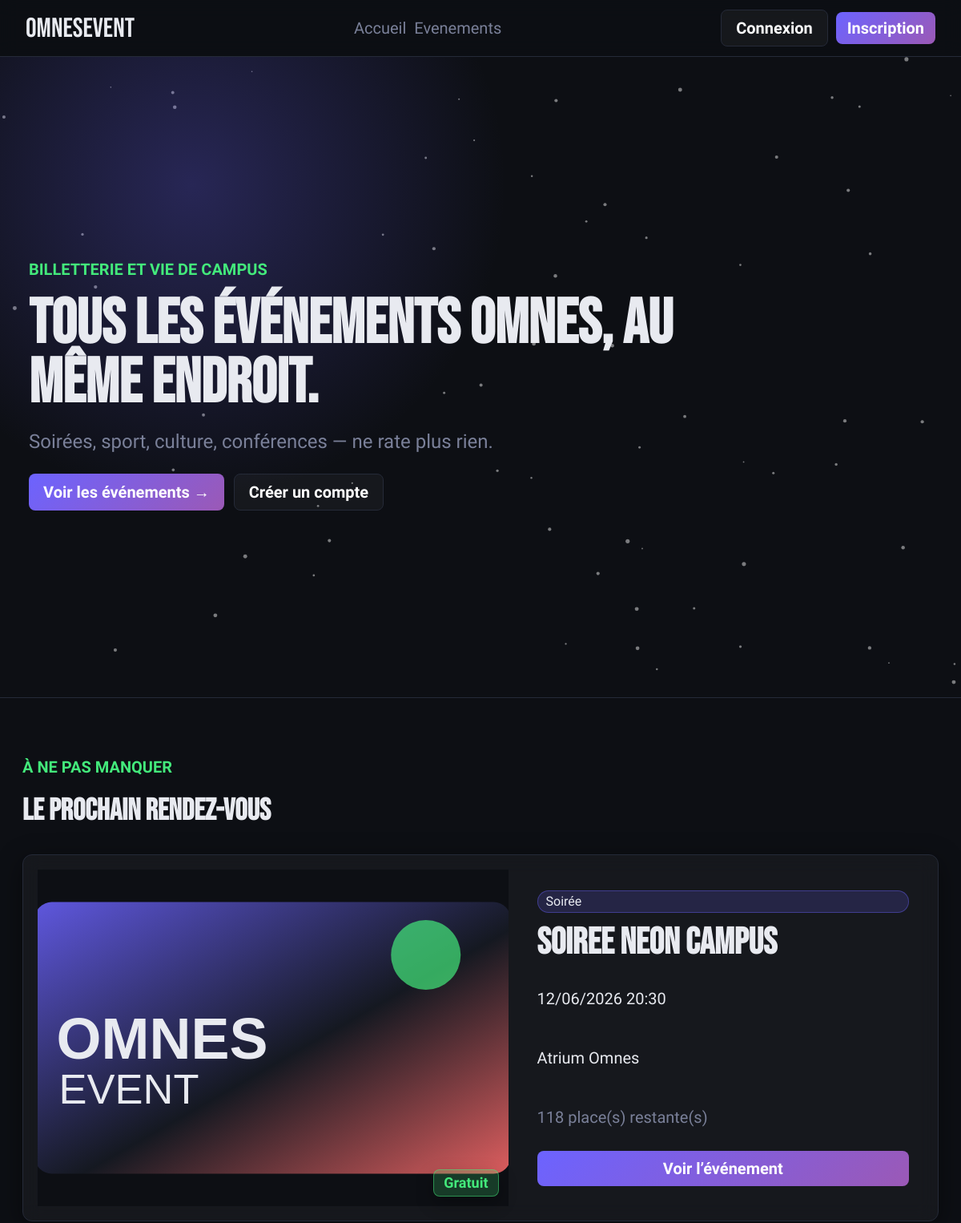
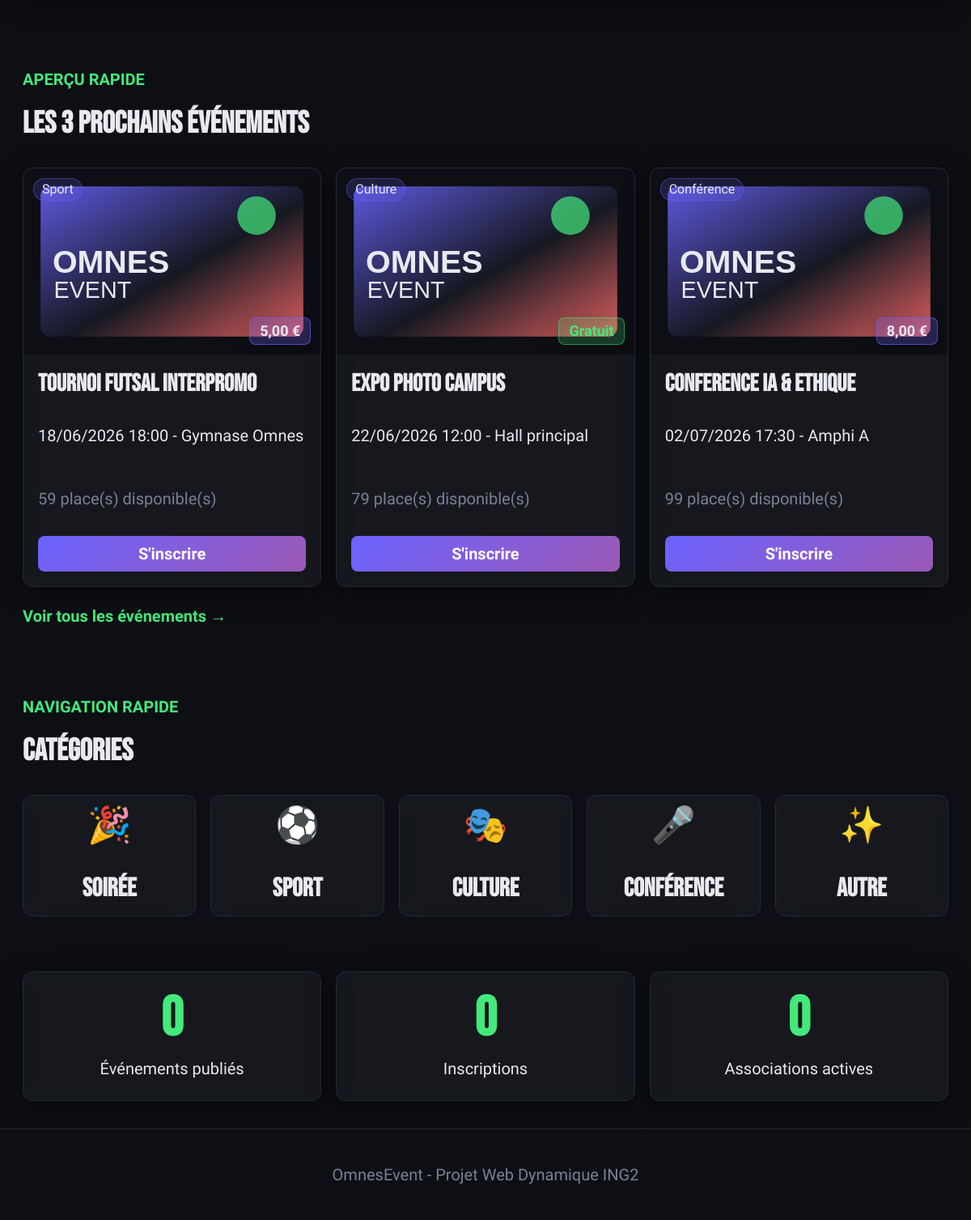
Screenshot of /omnesevent/index.php with the database file from the repository (2 pictures, top to bottom).
### tables this page shows
CREATE TABLE evenements (
    id INT AUTO_INCREMENT PRIMARY KEY,
    titre VARCHAR(180) NOT NULL,
    description TEXT NOT NULL,
    categorie ENUM('Soirée','Sport','Culture','Conférence','Autre') NOT NULL,
    date_evenement DATETIME NOT NULL,
    nom_lieu VARCHAR(180) NOT NULL,
    adresse_lieu VARCHAR(255),
    latitude DECIMAL(10,7) NULL,
    longitude DECIMAL(10,7) NULL,
    url_affiche VARCHAR(255),
    capacite INT NOT NULL,
    prix DECIMAL(8,2) NOT NULL DEFAULT 0.00,
    cree_par INT NOT NULL,
    statut ENUM('en_attente','publie','annule') DEFAULT 'publie',
    cree_le DATETIME DEFAULT CURRENT_TIMESTAMP,
    CONSTRAINT fk_evenements_utilisateurs FOREIGN KEY (cree_par) REFERENCES utilisateurs(id) ON DELETE CASCADE
);

### omnesevent/includes/auth.php (called while the page is built, shortened)
<?php
function e($valeur) {
    return htmlspecialchars((string)$valeur, ENT_QUOTES, 'UTF-8');
}
function baseUrlSite() {
    $racineDocument = realpath($_SERVER['DOCUMENT_ROOT'] ?? '');
    $racineProjet = realpath(__DIR__ . '/..');
    if ($racineDocument && $racineProjet && strpos(strtolower($racineProjet), strtolower($racineDocument)) === 0) {
        $relatif = trim(str_replace('\\', '/', substr($racineProjet, strlen($racineDocument))), '/');
        return $relatif !== '' ? '/' . $relatif : '';
    }
    $script = $_SERVER['SCRIPT_NAME'] ?? '';
    $segments = explode('/', trim($script, '/'));
    return !empty($segments[0]) && substr($segments[0], -4) !== '.php' ? '/' . $segments[0] : '';
}
function urlSite($chemin = '') {
    if (strpos($chemin, '/omnesevent/') === 0) {
        $chemin = substr($chemin, strlen('/omnesevent'));
    } elseif ($chemin[0] !== '/') {
        $chemin = '/' . $chemin;
    }
    return baseUrlSite() . $chemin;
}
function estConnecte() {
    return isset($_SESSION['utilisateur_id']);
}
function prixEvenement($evenement) {
    return isset($evenement['prix']) ? max(0, (float)$evenement['prix']) : 0;
}
function evenementGratuit($evenement) {
    return prixEvenement($evenement) <= 0;
}
function libellePrix($evenement) {
    if (evenementGratuit($evenement)) {
        return 'Gratuit';
    }
    return number_format(prixEvenement($evenement), 2, ',', ' ') . ' €';
}
?>

### omnesevent/index.php (the view, shortened to what this page needs)
<?php
require_once __DIR__ . '/includes/db.php';
require_once __DIR__ . '/includes/auth.php';
$sqlProchain = "SELECT e.*, u.prenom, u.nom,
        (e.capacite - (
            SELECT COUNT(*) FROM inscriptions i
            WHERE i.evenement_id = e.id AND i.statut = 'confirme'
        )) AS places_restantes
        FROM evenements e
        INNER JOIN utilisateurs u ON e.cree_par = u.id
        WHERE e.statut = ? AND e.date_evenement > NOW()
        ORDER BY e.date_evenement ASC
        LIMIT 1";
$requete = $bdd->prepare($sqlProchain);
$requete->execute(array('publie'));
$prochainEvenement = $requete->fetch(PDO::FETCH_ASSOC);
$sqlApercu = "SELECT e.*, u.prenom, u.nom,
        (e.capacite - (
            SELECT COUNT(*) FROM inscriptions i
            WHERE i.evenement_id = e.id AND i.statut = 'confirme'
        )) AS places_restantes
        FROM evenements e
        INNER JOIN utilisateurs u ON e.cree_par = u.id
        WHERE e.statut = ? AND e.date_evenement > NOW()";
$paramsApercu = array('publie');
if ($prochainEvenement) {
    $sqlApercu .= ' AND e.id <> ?';
    $paramsApercu[] = $prochainEvenement['id'];
}
$sqlApercu .= ' ORDER BY e.date_evenement ASC LIMIT 3';
$requete = $bdd->prepare($sqlApercu);
$requete->execute($paramsApercu);
$evenementsApercu = $requete->fetchAll(PDO::FETCH_ASSOC);
$requete = $bdd->prepare("SELECT COUNT(*) FROM evenements WHERE statut = ?");
$requete->execute(array('publie'));
$totalEvenements = (int)$requete->fetchColumn();
$requete = $bdd->prepare('SELECT COUNT(*) FROM inscriptions');
$requete->execute(array());
$totalInscriptions = (int)$requete->fetchColumn();
$requete = $bdd->prepare('SELECT COUNT(*) FROM associations');
$requete->execute(array());
$totalAssociations = (int)$requete->fetchColumn();
$categories = array(
    array('label' => 'Soir&eacute;e', 'url' => 'Soir%C3%A9e', 'icon' => '&#127881;'),
    array('label' => 'Sport', 'url' => 'Sport', 'icon' => '&#9917;'),
    array('label' => 'Culture', 'url' => 'Culture', 'icon' => '&#127917;'),
    array('label' => 'Conf&eacute;rence', 'url' => 'Conf%C3%A9rence', 'icon' => '&#127908;'),
    array('label' => 'Autre', 'url' => 'Autre', 'icon' => '&#10024;')
);
include __DIR__ . '/includes/header.php';
?>
<section class="hero landing-hero">
    <canvas id="particles"></canvas>
    <div class="hero-content landing-hero-content">
        <p class="eyebrow">Billetterie et vie de campus</p>
        <h1>Tous les &eacute;v&eacute;nements Omnes, au m&ecirc;me endroit.</h1>
        <p class="hero-subtitle">Soir&eacute;es, sport, culture, conf&eacute;rences — ne rate plus rien.</p>
        <div class="hero-actions">
            <a class="btn" href="<?php echo e(urlSite('/event/list.php')); ?>">Voir les &eacute;v&eacute;nements &rarr;</a>
            <a class="btn ghost" href="<?php echo e(urlSite('/register.php')); ?>">Cr&eacute;er un compte</a>
        </div>
    </div>
</section>
<section class="section featured-section">
    <div class="section-title">
        <div>
            <p class="eyebrow">&Agrave; ne pas manquer</p>
            <h2>Le prochain rendez-vous</h2>
        </div>
    </div>
    <?php if ($prochainEvenement) {
        $affiche = urlSite($prochainEvenement['url_affiche'] ?: '/assets/img/default-event.svg');
        $prixClasse = evenementGratuit($prochainEvenement) ? 'free' : 'paid';
    ?>
        <article class="featured-event panel">
            <a class="featured-poster" href="<?php echo e(urlSite('/event/detail.php?id=' . (int)$prochainEvenement['id'])); ?>">
                <img src="<?php echo e($affiche); ?>" alt="<?php echo e($prochainEvenement['titre']); ?>">
                <span class="badge price-badge <?php echo e($prixClasse); ?>"><?php echo e(libellePrix($prochainEvenement)); ?></span>
            </a>
            <div class="featured-content">
                <span class="badge category-badge"><?php echo e($prochainEvenement['categorie']); ?></span>
                <h2><?php echo e($prochainEvenement['titre']); ?></h2>
                <p><?php echo date('d/m/Y H:i', strtotime($prochainEvenement['date_evenement'])); ?></p>
                <p><?php echo e($prochainEvenement['nom_lieu']); ?></p>
                <p class="muted"><?php echo (int)$prochainEvenement['places_restantes']; ?> place(s) restante(s)</p>
                <a class="btn" href="<?php echo e(urlSite('/event/detail.php?id=' . (int)$prochainEvenement['id'])); ?>">
                    <?php echo estConnecte() ? 'R&eacute;server ma place' : 'Voir l&rsquo;&eacute;v&eacute;nement'; ?>
                </a>
            </div>
        </article>
    <?php } else { ?>
        <div class="panel empty-state">Aucun &eacute;v&eacute;nement pr&eacute;vu pour le moment — revenez bient&ocirc;t !</div>
    <?php } ?>
</section>
<section class="section">
    <div class="section-title">
        <div>
            <p class="eyebrow">Aper&ccedil;u rapide</p>
            <h2>Les 3 prochains &eacute;v&eacute;nements</h2>
        </div>
    </div>
    <div class="preview-grid">
        <?php foreach ($evenementsApercu as $evenement) { include __DIR__ . '/includes/event-card.php'; } ?>
    </div>
    <a class="text-link" href="<?php echo e(urlSite('/event/list.php')); ?>">Voir tous les &eacute;v&eacute;nements &rarr;</a>
</section>
<section class="section">
    <div class="section-title">
        <div>
            <p class="eyebrow">Navigation rapide</p>
            <h2>Cat&eacute;gories</h2>
        </div>
    </div>
    <div class="category-grid">
        <?php foreach ($categories as $categorie) { ?>
            <a class="category-tile" href="<?php echo e(urlSite('/event/list.php?categorie=' . $categorie['url'])); ?>">
                <span><?php echo $categorie['icon']; ?></span>
                <strong><?php echo $categorie['label']; ?></strong>
            </a>
        <?php } ?>
    </div>
</section>
<section class="section stats-section">
    <div class="stats-grid">
        <article class="stat-card panel">
            <strong class="stat-number" data-target="<?php echo $totalEvenements; ?>">0</strong>
            <span>&Eacute;v&eacute;nements publi&eacute;s</span>
        </article>
        <article class="stat-card panel">
            <strong class="stat-number" data-target="<?php echo $totalInscriptions; ?>">0</strong>
            <span>Inscriptions</span>
        </article>
        <article class="stat-card panel">
            <strong class="stat-number" data-target="<?php echo $totalAssociations; ?>">0</strong>
            <span>Associations actives</span>
        </article>
    </div>
</section>
<?php
include __DIR__ . '/includes/footer.php';
?>

### omnesevent/includes/header.php (shortened to what this page needs)
<?php
require_once __DIR__ . '/auth.php';
$assetVersion = '20260519c';
?>
<!DOCTYPE html>
<html lang="fr">
<head>
    <link rel="stylesheet" href="<?php echo e(urlSite('/assets/css/style.css') . '?v=' . $assetVersion); ?>">
</head>
<body data-base-url="<?php echo e(baseUrlSite()); ?>">
<header class="site-header">
    <nav class="navbar">
        <a class="logo" href="<?php echo e(urlSite('/index.php')); ?>">OmnesEvent</a>
        <div class="nav-links">
            <a href="<?php echo e(urlSite('/index.php')); ?>">Accueil</a>
            <a href="<?php echo e(urlSite('/event/list.php')); ?>">Evenements</a>
        </div>
        <div class="nav-actions">
            <?php if (estConnecte()) { ?>
                <a class="btn ghost" href="<?php echo e(urlSite('/profile/index.php')); ?>"><?php echo e($_SESSION['prenom']); ?></a>
                <a class="btn small" href="<?php echo e(urlSite('/logout.php')); ?>">Deconnexion</a>
            <?php } else { ?>
                <a class="btn ghost" href="<?php echo e(urlSite('/login.php')); ?>">Connexion</a>
                <a class="btn small" href="<?php echo e(urlSite('/register.php')); ?>">Inscription</a>
            <?php } ?>
        </div>
    </nav>
</header>
<main>

### omnesevent/includes/event-card.php
<?php
$affiche = urlSite($evenement['url_affiche'] ?: '/assets/img/default-event.svg');
$places = isset($evenement['places_restantes']) ? (int)$evenement['places_restantes'] : placesRestantes($bdd, $evenement);
$prixClasse = evenementGratuit($evenement) ? 'free' : 'paid';
?>
<article class="event-card" data-category="<?php echo e($evenement['categorie']); ?>">
    <a href="<?php echo e(urlSite('/event/detail.php?id=' . (int)$evenement['id'])); ?>" class="poster">
        <img src="<?php echo e($affiche); ?>" alt="<?php echo e($evenement['titre']); ?>">
        <span class="badge category-badge"><?php echo e($evenement['categorie']); ?></span>
        <span class="badge price-badge <?php echo e($prixClasse); ?>"><?php echo e(libellePrix($evenement)); ?></span>
    </a>
    <div class="card-body">
        <h3><?php echo e($evenement['titre']); ?></h3>
        <p><?php echo date('d/m/Y H:i', strtotime($evenement['date_evenement'])); ?> - <?php echo e($evenement['nom_lieu']); ?></p>
        <p class="muted"><?php echo e($places); ?> place(s) disponible(s)</p>
        <a class="btn full" href="<?php echo e(estConnecte() ? urlSite('/event/detail.php?id=' . (int)$evenement['id']) : urlSite('/login.php')); ?>">S'inscrire</a>
    </div>
</article>

### omnesevent/includes/footer.php (shortened to what this page needs)
    </main>
    <footer class="footer">
        <p>OmnesEvent - Projet Web Dynamique ING2</p>
    </footer>
</body>
</html>

### rows the page displays
evenements: url_affiche (placeholder picture), prix "Gratuit", categorie "Soirée", titre "Soiree Neon Campus", date_evenement "12/06/2026 20:30", nom_lieu "Atrium Omnes"
evenements: url_affiche (placeholder picture), categorie "Sport", prix "5,00 €", titre "Tournoi Futsal Interpromo", date_evenement "18/06/2026 18:00", nom_lieu "Gymnase Omnes", places "59", icon "⚽"
evenements: url_affiche (placeholder picture), categorie "Culture", prix "Gratuit", titre "Expo Photo Campus", date_evenement "22/06/2026 12:00", nom_lieu "Hall principal", places "79", icon "🎭"
evenements: url_affiche (placeholder picture), categorie "Conférence", prix "8,00 €", titre "Conference IA & Ethique", date_evenement "02/07/2026 17:30", nom_lieu "Amphi A", places "99"

### other values shown
$prochainEvenement['places_restantes'] "118"
$categorie['icon'] "🎉"
$categorie['label'] "Soirée"
$categorie['icon'] "🎤"
$categorie['label'] "Conférence"
$categorie['icon'] "✨"
$categorie['label'] "Autre"
